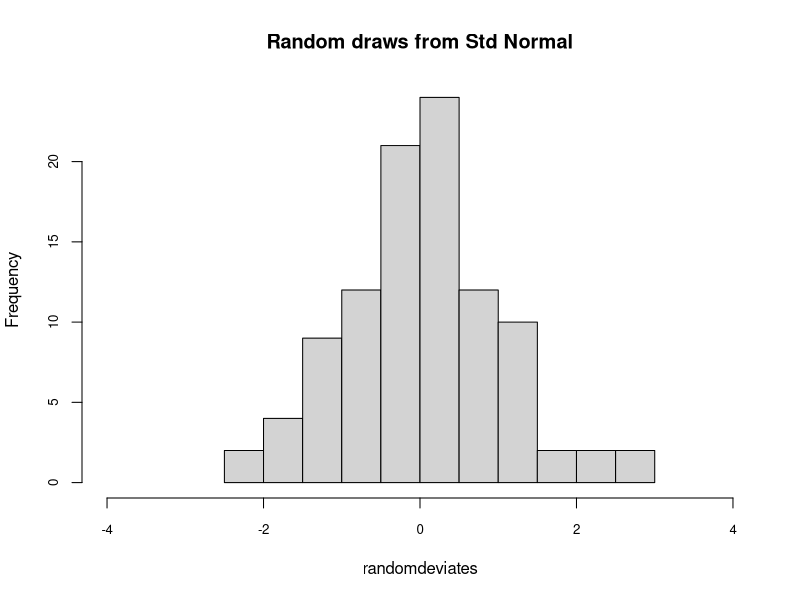
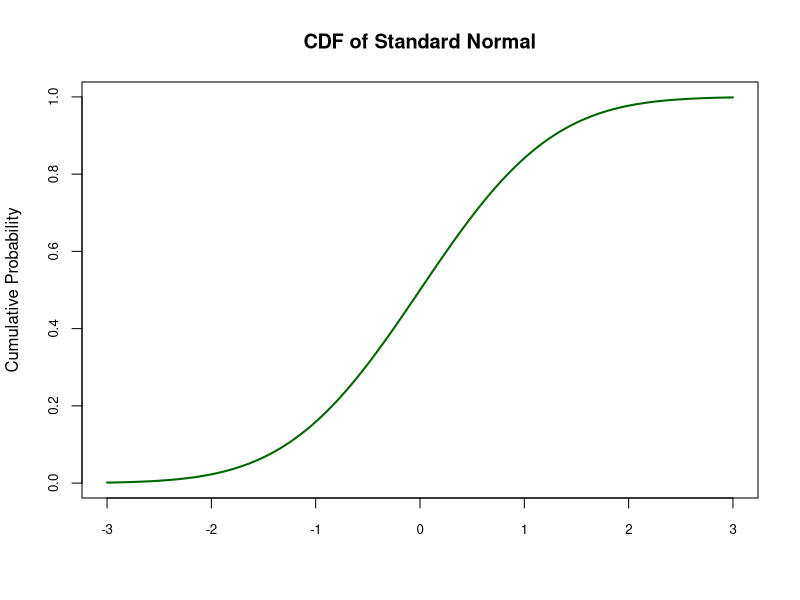
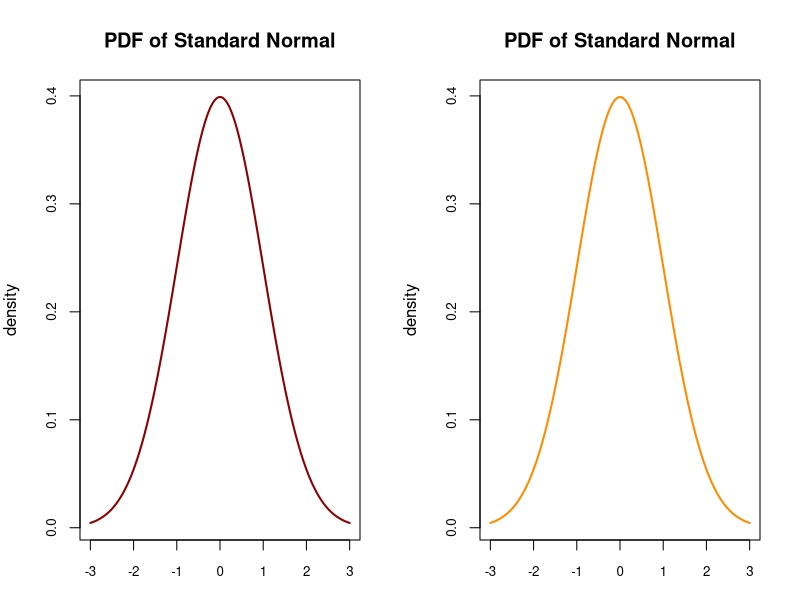

These figures' R source, in order:
## ---- chunk 1
#rnorm:Generates random numbers from normal distribution
set.seed(1000)
randomdeviates <- rnorm(100, 0,1)
head(randomdeviates, 20)
#keep the observations in the odd positions
head(randomdeviates[seq(1,100,2)], 20)
## ---- chunk 2
hist(randomdeviates, main="Random draws from Std Normal", cex.axis=.8, xlim=c(-4,4))
## ---- chunk 3
set.seed(2000)
x <-  seq(-3, 3, by = 0.01)
#pnorm:Cumulative Distribution Function(CDF) under normal
#qnorm is like an inverse of pnorm
cumulative <- pnorm(x,0,1)
plot(x, cumulative, col="darkgreen", xlab="", ylab="Cumulative Probability",type="l",lwd=2, main="CDF of Standard Normal", cex.axis=.8 )

## ---- chunk 4
#draw pdf of standard normal
set.seed(2000)
x <-  seq(-3, 3, by = 0.01)
#put plots together
par(mfrow=c(1,2), mar=c(3,4,4,2))
#method1: write function(left)
mu = 0
sigma = 1
y1 <- 1/sqrt(2*pi)*(1/sigma)*exp(-(x-mu)^2/(2*(sigma^2)))
plot(x,y1, col="darkred",xlab="", ylab="density", main = "PDF of Standard Normal", type = "l",lwd=2, cex.axis=0.8)
#method2:using dnorm(right)
#dnorm: Probability Density Function (PDF) under normal
densities <- dnorm(x, 0, 1) #0:mean; 1:sd
plot(x, densities, col="darkorange", xlab="", ylab="density", type="l",lwd=2, main="PDF of Standard Normal", cex.axis=.8)

## ---- chunk 5
x = 1/6
y = 7.1
z = 0.251
x*y/(x + y*z + 1)
## ---- chunk 6
n <- 1:10^5
head((1+1/n)^n)
## ---- chunk 7
x <- rnorm(100, 0, 1)
y <- rbinom(100, 3, 0.5)
res <- as.data.frame(cbind(x,y))
library(dplyr)
library(magrittr)
res %<>% mutate(x = 
                 if_else( x < -3, "a",
                         if_else(-3 < x & x < -2, "b",
                                if_else(-2 < x & x < -1, "c",
                                        if_else(-1 < x & x  < 0, "d", 
                                                if_else(0 < x & x  < 1, "e",
                                                        if_else(1 < x  & x < 2, "f",
                                                                if_else(2 < x & x < 3, "g", "h"))))))))
table(res$x, res$y)

